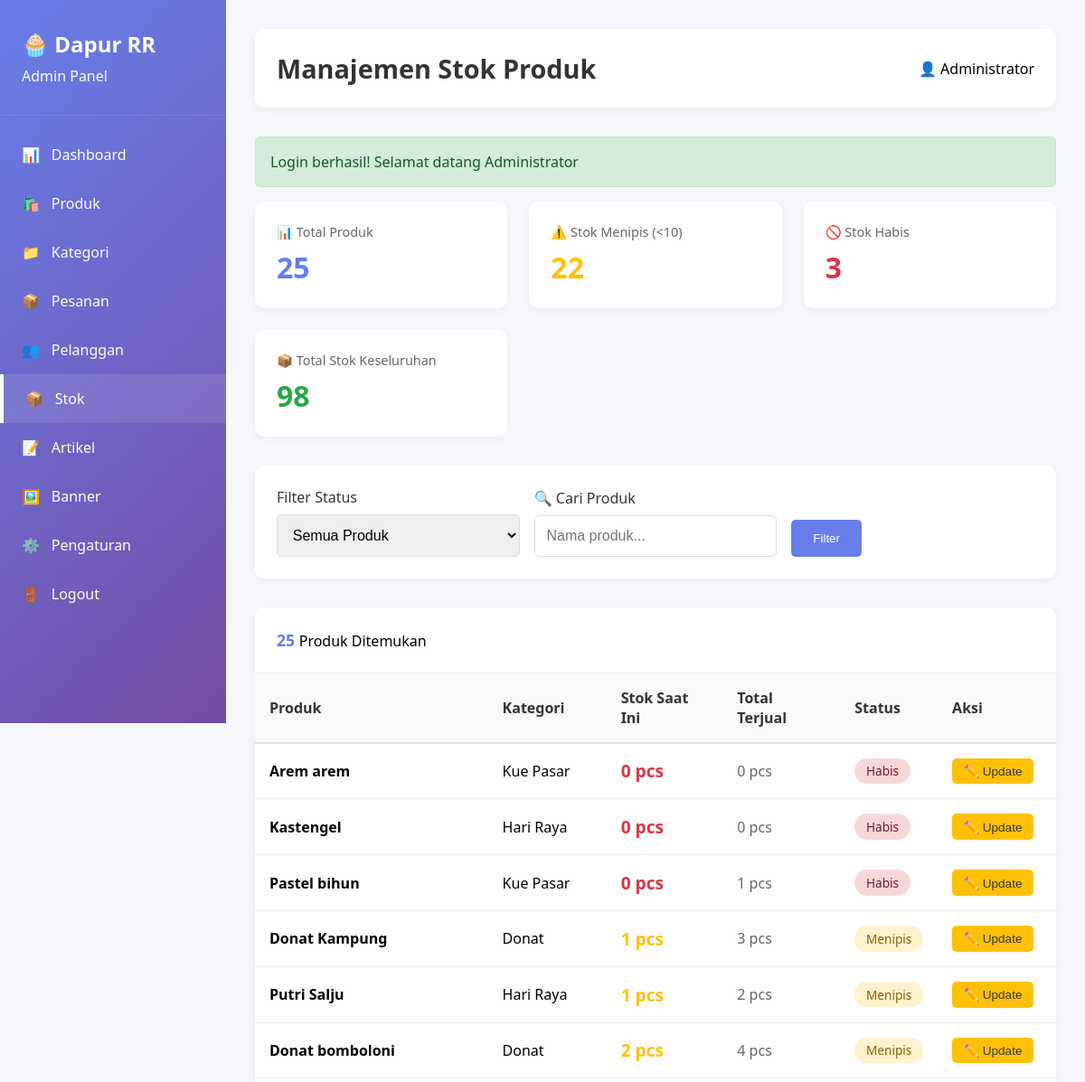
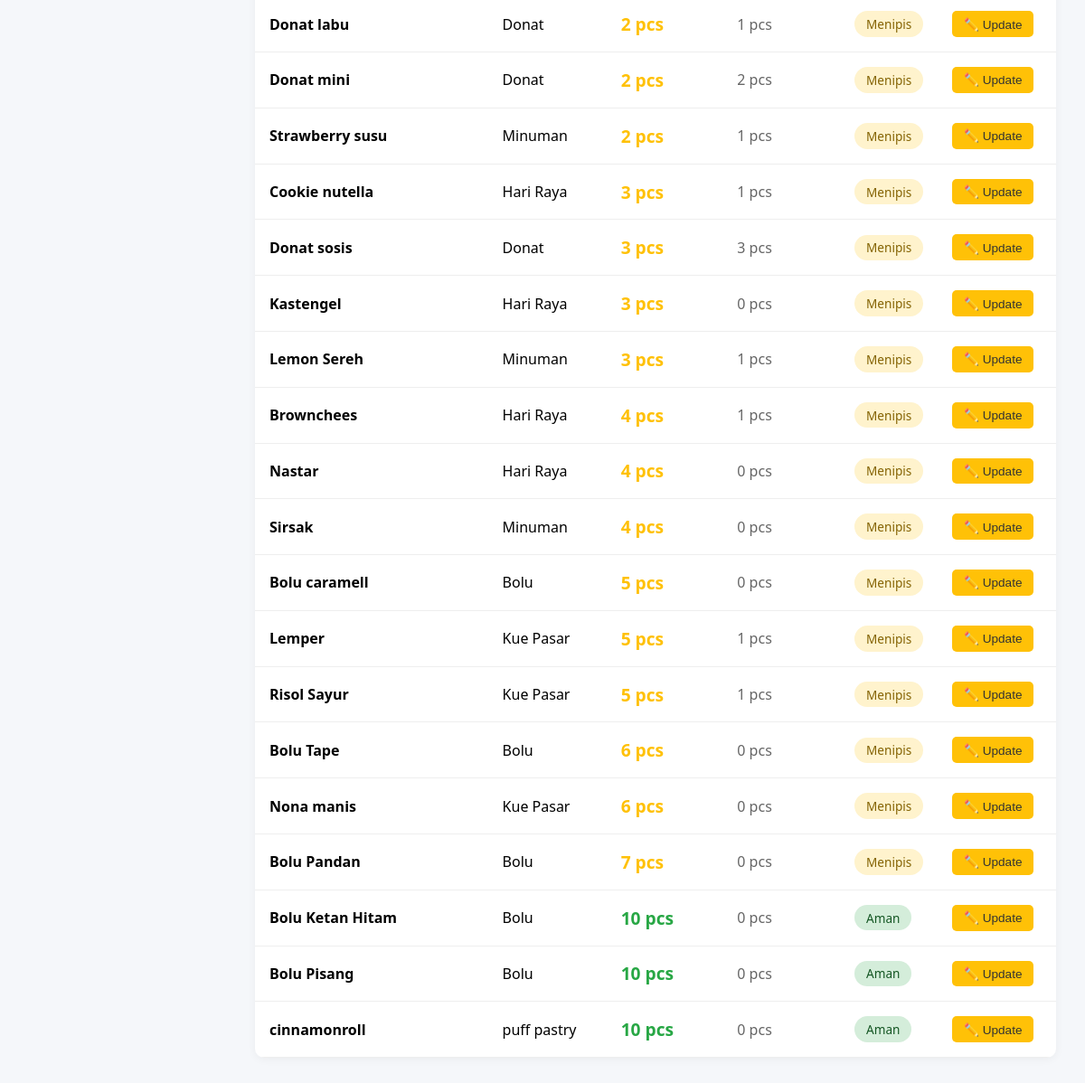
The app's page /admin/stok.php (signed in) with its own data (2 pictures, top to bottom).
### tables this page shows
CREATE TABLE `produk` (
  `id` int(11) NOT NULL,
  `nama_produk` varchar(200) NOT NULL,
  `kategori_id` int(11) DEFAULT NULL,
  `deskripsi` text DEFAULT NULL,
  `harga` decimal(10,2) NOT NULL,
  `stok` int(11) DEFAULT 0,
  `gambar` varchar(255) DEFAULT NULL,
  `berat` int(11) DEFAULT 500,
  `is_promo` tinyint(1) DEFAULT 0,
  `harga_promo` decimal(10,2) DEFAULT NULL,
  `created_at` timestamp NOT NULL DEFAULT current_timestamp(),
  `updated_at` timestamp NULL DEFAULT NULL ON UPDATE current_timestamp()
);

CREATE TABLE `kategori` (
  `id` int(11) NOT NULL,
  `nama_kategori` varchar(100) NOT NULL,
  `deskripsi` text DEFAULT NULL,
  `gambar` varchar(255) DEFAULT NULL,
  `created_at` timestamp NOT NULL DEFAULT current_timestamp()
);

### config/database.php (called while the page is built, shortened)
<?php
function getFlashMessage() {
    if (isset($_SESSION['flash_message'])) {
        $message = [
            'type' => $_SESSION['flash_type'],
            'message' => $_SESSION['flash_message']
        ];
        return $message;
    }
    return null;
}
function getUserName() {
    return $_SESSION['nama'] ?? 'Guest';
}
?>

### admin/stok.php (the view, shortened to what this page needs)
<?php
require_once '../config/database.php';
$conn = getConnection();
$filter = $_GET['filter'] ?? 'all';
$search = $_GET['search'] ?? '';
$where = [];
$whereClause = $where ? "WHERE " . implode(" AND ", $where) : "";
$query = "SELECT p.*, k.nama_kategori,
          (SELECT COUNT(*) FROM detail_pesanan dp WHERE dp.produk_id = p.id) as total_terjual
          FROM produk p
          LEFT JOIN kategori k ON p.kategori_id = k.id
          $whereClause
          ORDER BY p.stok ASC, p.nama_produk ASC";
$produk = $conn->query($query);
$stats = $conn->query("SELECT
    COUNT(*) as total_produk,
    SUM(CASE WHEN stok < 10 THEN 1 ELSE 0 END) as low_stock,
    SUM(CASE WHEN stok = 0 THEN 1 ELSE 0 END) as out_stock,
    SUM(stok) as total_stok
    FROM produk")->fetch_assoc();
$flash = getFlashMessage();
?>
<!DOCTYPE html>
<html lang="id">
<head>
</head>
<body>
    <div class="sidebar">
        <div class="sidebar-header">
            <h2>🧁 Dapur RR</h2>
            <p>Admin Panel</p>
        </div>
        <div class="sidebar-menu">
            <a href="dashboard.php" class="menu-item">
                <span>📊</span>
                <span>Dashboard</span>
            </a>
            <a href="produk.php" class="menu-item">
                <span>🛍️</span>
                <span>Produk</span>
            </a>
            <a href="kategori.php" class="menu-item">
                <span>📁</span>
                <span>Kategori</span>
            </a>
            <a href="pesanan.php" class="menu-item">
                <span>📦</span>
                <span>Pesanan</span>
            </a>
            <a href="pelanggan.php" class="menu-item">
                <span>👥</span>
                <span>Pelanggan</span>
            </a>
            <a href="stok.php" class="menu-item active">
                <span>📦</span>
                <span>Stok</span>
            </a>
            <a href="artikel2.php" class="menu-item">
                <span>📝</span>
                <span>Artikel</span>
            </a>
            <a href="banner.php" class="menu-item">
                <span>🖼️</span>
                <span>Banner</span>
            </a>
            <a href="pengaturan.php" class="menu-item">
                <span>⚙️</span>
                <span>Pengaturan</span>
            </a>
            <a href="../logout.php" class="menu-item">
                <span>🚪</span>
                <span>Logout</span>
            </a>
        </div>
    </div>
    <div class="main-content">
        <div class="top-bar">
            <h1 class="page-title">Manajemen Stok Produk</h1>
            <div>
                <span>👤 <?php echo htmlspecialchars(getUserName()); ?></span>
            </div>
        </div>
        <?php if ($flash): ?>
        <div class="alert alert-<?php echo $flash['type']; ?>">
            <?php echo htmlspecialchars($flash['message']); ?>
        </div>
        <?php endif; ?>
        <div class="stats-grid">
            <div class="stat-card">
                <div class="stat-label">📊 Total Produk</div>
                <div class="stat-value"><?php echo number_format($stats['total_produk']); ?></div>
            </div>
            <div class="stat-card">
                <div class="stat-label">⚠️ Stok Menipis (&lt;10)</div>
                <div class="stat-value" style="color: #ffc107;">
                    <?php echo number_format($stats['low_stock']); ?>
                </div>
            </div>
            <div class="stat-card">
                <div class="stat-label">🚫 Stok Habis</div>
                <div class="stat-value" style="color: #dc3545;">
                    <?php echo number_format($stats['out_stock']); ?>
                </div>
            </div>
            <div class="stat-card">
                <div class="stat-label">📦 Total Stok Keseluruhan</div>
                <div class="stat-value" style="color: #28a745;">
                    <?php echo number_format($stats['total_stok']); ?>
                </div>
            </div>
        </div>
        <div class="filters">
            <form method="GET" action="">
                <div class="filter-row">
                    <div class="filter-group">
                        <label>Filter Status</label>
                        <select name="filter" onchange="this.form.submit()">
                            <option value="all" <?php echo $filter === 'all' ? 'selected' : ''; ?>>
                                Semua Produk
                            </option>
                        </select>
                    </div>
                    <div class="filter-group">
                        <label>🔍 Cari Produk</label>
                        <input type="text" name="search" placeholder="Nama produk..."
                               value="<?php echo htmlspecialchars($search); ?>">
                    </div>
                    <div class="filter-group">
                        <button type="submit" class="btn btn-primary">Filter</button>
                    </div>
                </div>
            </form>
        </div>
        <div class="table-container">
            <div class="table-header">
                <strong style="color: #667eea; font-size: 1.1rem;">
                    <?php echo $produk->num_rows; ?>
                </strong> Produk Ditemukan
            </div>
            <?php if ($produk->num_rows > 0): ?>
            <table>
                <thead>
                    <tr>
                        <th width="30%">Produk</th>
                        <th width="15%">Kategori</th>
                        <th width="15%">Stok Saat Ini</th>
                        <th width="15%">Total Terjual</th>
                        <th width="10%">Status</th>
                        <th width="15%">Aksi</th>
                    </tr>
                </thead>
                <tbody>
                    <?php while($p = $produk->fetch_assoc()): ?>
                    <tr>
                        <td>
                            <strong><?php echo htmlspecialchars($p['nama_produk']); ?></strong>
                        </td>
                        <td><?php echo htmlspecialchars($p['nama_kategori']); ?></td>
                        <td>
                            <strong style="font-size: 1.2rem; color: <?php
                                if ($p['stok'] == 0) echo '#dc3545';
                                elseif ($p['stok'] < 10) echo '#ffc107';
                                else echo '#28a745';
                            ?>;">
                                <?php echo number_format($p['stok']); ?> pcs
                            </strong>
                        </td>
                        <td>
                            <span style="color: #666;">
                                <?php echo number_format($p['total_terjual']); ?> pcs
                            </span>
                        </td>
                        <td>
                            <?php if ($p['stok'] == 0): ?>
                                <span class="badge badge-danger">Habis</span>
                            <?php elseif ($p['stok'] < 10): ?>
                                <span class="badge badge-warning">Menipis</span>
                            <?php else: ?>
                                <span class="badge badge-success">Aman</span>
                            <?php endif; ?>
                        </td>
                        <td>
                            <button onclick="updateStock(<?php echo $p['id']; ?>, '<?php echo addslashes($p['nama_produk']); ?>', <?php echo $p['stok']; ?>)"
                                    class="btn btn-warning btn-sm">
                                ✏️ Update
                            </button>
                        </td>
                    </tr>
                    <?php endwhile; ?>
                </tbody>
            </table>
            <?php endif; ?>
        </div>
    </div>
</body>
</html>

### admin/stok.php (style rules this page uses)
* { margin: 0; padding: 0; box-sizing: border-box; }
body { font-family: 'Segoe UI', Tahoma, Geneva, Verdana, sans-serif; background: #f5f7fa; display: flex; }
.sidebar { width: 250px; background: linear-gradient(135deg, #667eea 0%, #764ba2 100%); color: white; height: 100vh; position: fixed; overflow-y: auto; }
.sidebar-header { padding: 2rem 1.5rem; border-bottom: 1px solid rgba(255,255,255,0.1); }
.sidebar-header h2 { font-size: 1.5rem; margin-bottom: 0.5rem; }
.sidebar-menu { padding: 1rem 0; }
.menu-item { padding: 1rem 1.5rem; color: white; text-decoration: none; display: flex; align-items: center; gap: 0.8rem; transition: all 0.3s; }
.menu-item:hover, .menu-item.active { background: rgba(255,255,255,0.1); border-left: 4px solid white; }
.main-content { margin-left: 250px; flex: 1; padding: 2rem; min-height: 100vh; }
.top-bar { background: white; padding: 1.5rem; border-radius: 10px; box-shadow: 0 2px 10px rgba(0,0,0,0.05); margin-bottom: 2rem; display: flex; justify-content: space-between; align-items: center; }
.page-title { font-size: 1.8rem; color: #333; }
.stats-grid { display: grid; grid-template-columns: repeat(auto-fit, minmax(240px, 1fr)); gap: 1.5rem; margin-bottom: 2rem; }
.stat-card { background: white; padding: 1.5rem; border-radius: 10px; box-shadow: 0 2px 10px rgba(0,0,0,0.05); transition: transform 0.3s; }
.stat-label { color: #666; font-size: 0.9rem; margin-bottom: 0.5rem; }
.stat-value { font-size: 2rem; font-weight: bold; color: #667eea; }
.filters { background: white; padding: 1.5rem; border-radius: 10px; box-shadow: 0 2px 10px rgba(0,0,0,0.05); margin-bottom: 2rem; }
.filter-row { display: flex; gap: 1rem; flex-wrap: wrap; align-items: flex-end; }
.filter-group { flex: 1; min-width: 200px; }
.filter-group label { display: block; margin-bottom: 0.5rem; font-weight: 500; color: #333; }
.filter-group select, .filter-group input { width: 100%; padding: 0.8rem; border: 1px solid #ddd; border-radius: 5px; font-size: 1rem; }
.btn { padding: 0.8rem 1.5rem; border: none; border-radius: 5px; cursor: pointer; transition: all 0.3s; font-weight: 500; text-decoration: none; display: inline-block; }
.btn-primary { background: #667eea; color: white; }
.btn-warning { background: #ffc107; color: #333; }
.btn-sm { padding: 0.4rem 0.8rem; font-size: 0.85rem; }
.alert { padding: 1rem; margin-bottom: 1rem; border-radius: 5px; }
.alert-success { background: #d4edda; color: #155724; border: 1px solid #c3e6cb; }
.table-container { background: white; border-radius: 10px; box-shadow: 0 2px 10px rgba(0,0,0,0.05); overflow: hidden; }
.table-header { padding: 1.5rem; border-bottom: 1px solid #eee; }
table { width: 100%; border-collapse: collapse; }
th { background: #f8f9fa; padding: 1rem; text-align: left; font-weight: 600; color: #333; border-bottom: 2px solid #dee2e6; }
td { padding: 1rem; border-bottom: 1px solid #eee; vertical-align: middle; }
.badge { padding: 0.3rem 0.8rem; border-radius: 20px; font-size: 0.85rem; font-weight: 500; display: inline-block; }
.badge-success { background: #d4edda; color: #155724; }
.badge-warning { background: #fff3cd; color: #856404; }
.badge-danger { background: #f8d7da; color: #721c24; }

### records on screen
produk: nama_produk "Arem arem", kategori.nama_kategori "Kue Pasar", stok "0", total_terjual "0", shows "Habis"
produk: nama_produk "Kastengel", kategori.nama_kategori "Hari Raya", stok "0", total_terjual "0", shows "Habis"
produk: nama_produk "Pastel bihun", kategori.nama_kategori "Kue Pasar", stok "0", total_terjual "1", shows "Habis"
produk: nama_produk "Donat Kampung", kategori.nama_kategori "Donat", stok "1", total_terjual "3", shows "Menipis"
produk: nama_produk "Putri Salju", kategori.nama_kategori "Hari Raya", stok "1", total_terjual "2", shows "Menipis"
produk: nama_produk "Donat bomboloni", kategori.nama_kategori "Donat", stok "2", total_terjual "4", shows "Menipis"
produk: nama_produk "Donat labu", kategori.nama_kategori "Donat", stok "2", total_terjual "1", shows "Menipis"
produk: nama_produk "Donat mini", kategori.nama_kategori "Donat", stok "2", total_terjual "2", shows "Menipis"
produk: nama_produk "Strawberry susu", kategori.nama_kategori "Minuman", stok "2", total_terjual "1", shows "Menipis"
produk: nama_produk "Cookie nutella", kategori.nama_kategori "Hari Raya", stok "3", total_terjual "1", shows "Menipis"
produk: nama_produk "Donat sosis", kategori.nama_kategori "Donat", stok "3", total_terjual "3", shows "Menipis"
produk: nama_produk "Kastengel", kategori.nama_kategori "Hari Raya", stok "3", total_terjual "0", shows "Menipis"
produk: nama_produk "Lemon Sereh", kategori.nama_kategori "Minuman", stok "3", total_terjual "1", shows "Menipis"
produk: nama_produk "Brownchees", kategori.nama_kategori "Hari Raya", stok "4", total_terjual "1", shows "Menipis"
produk: nama_produk "Nastar", kategori.nama_kategori "Hari Raya", stok "4", total_terjual "0", shows "Menipis"
produk: nama_produk "Sirsak", kategori.nama_kategori "Minuman", stok "4", total_terjual "0", shows "Menipis"
produk: nama_produk "Bolu caramell", kategori.nama_kategori "Bolu", stok "5", total_terjual "0", shows "Menipis"
produk: nama_produk "Lemper", kategori.nama_kategori "Kue Pasar", stok "5", total_terjual "1", shows "Menipis"
produk: nama_produk "Risol Sayur", kategori.nama_kategori "Kue Pasar", stok "5", total_terjual "1", shows "Menipis"
produk: nama_produk "Bolu Tape", kategori.nama_kategori "Bolu", stok "6", total_terjual "0", shows "Menipis"
produk: nama_produk "Nona manis", kategori.nama_kategori "Kue Pasar", stok "6", total_terjual "0", shows "Menipis"
produk: nama_produk "Bolu Pandan", kategori.nama_kategori "Bolu", stok "7", total_terjual "0", shows "Menipis"
produk: nama_produk "Bolu Ketan Hitam", kategori.nama_kategori "Bolu", stok "10", total_terjual "0", shows "Aman"
produk: nama_produk "Bolu Pisang", kategori.nama_kategori "Bolu", stok "10", total_terjual "0", shows "Aman"
produk: nama_produk "cinnamonroll", kategori.nama_kategori "puff pastry", stok "10", total_terjual "0", shows "Aman"

### other values on screen
getUserName() "Administrator"
$flash['message'] "Login berhasil! Selamat datang Administrator"
$stats['total_produk'] "25"
$stats['low_stock'] "22"
$stats['out_stock'] "3"
$stats['total_stok'] "98"
$produk->num_rows "25"
